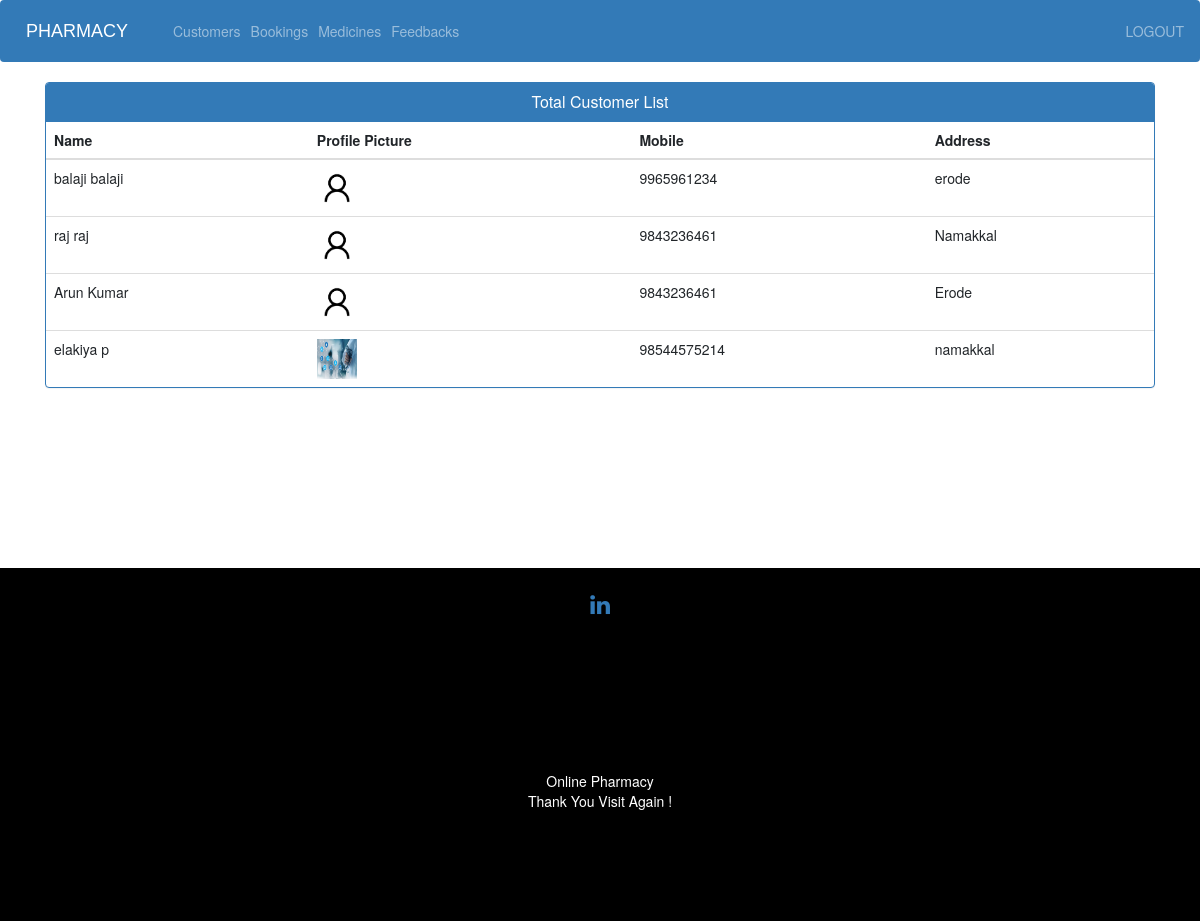
The app's page /view-customer (signed in) with its own data.
### ecom/models.py (models this page shows, shortened)
class Customer(models.Model):
    user=models.OneToOneField(User,on_delete=models.CASCADE)
    profile_pic= models.ImageField(upload_to='profile_pic/CustomerProfilePic/',null=True,blank=True)
    address = models.CharField(max_length=40)
    mobile = models.CharField(max_length=20,null=False)
    @property
    def get_name(self):
        return self.user.first_name+" "+self.user.last_name

### ecom/views.py (the view)
# urls.py: path('view-customer', views.view_customer_view,name='view-customer'),
@login_required(login_url='adminlogin')
def view_customer_view(request):
    customers=models.Customer.objects.all()
    return render(request,'ecom/view_customer.html',{'customers':customers})

### templates/ecom/view_customer.html (shortened to what this page needs)
{% extends 'ecom/admin_base.html' %}
{% load static %}
{% block content %}
<head>
  <link href="//netdna.bootstrapcdn.com/bootstrap/3.0.0/css/bootstrap.min.css" rel="stylesheet" id="bootstrap-css">
</head>
<div class="container">
  <div class="panel panel-primary">
    <div class="panel-heading">
      <h6 class="panel-title">Total Customer List</h6>
    </div>
    <table class="table table-hover" id="dev-table">
      <thead>
        <tr>
          <th>Name</th>
          <th>Profile Picture</th>
          <th>Mobile</th>
          <th>Address</th>
        </tr>
      </thead>
      {% for c in customers %}
      <tr>
        <td> {{c.get_name}}</td>
        <td> <img src="{% static c.profile_pic.url %}" alt="Profile Pic" height="40px" width="40px" /></td>
        <td>{{c.mobile}}</td>
        <td>{{c.address}}</td>
      </tr>
      {% endfor %}
    </table>
  </div>
</div>
{% endblock content %}

### templates/ecom/view_customer.html (style rules this page uses)
h6 { text-align: center; }

### records on screen
Customer: get_name "balaji balaji", profile_pic (picture), mobile "9965961234", address "erode"
Customer: get_name "raj raj", profile_pic (picture), mobile "9843236461", address "Namakkal"
Customer: get_name "Arun Kumar", profile_pic (picture), mobile "9843236461", address "Erode"
Customer: get_name "elakiya p", profile_pic (picture), mobile "98544575214", address "namakkal"
